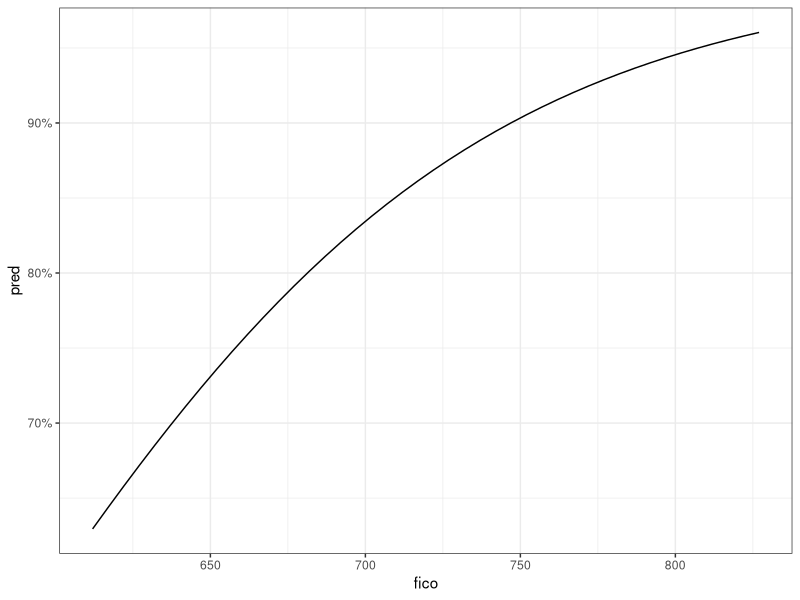
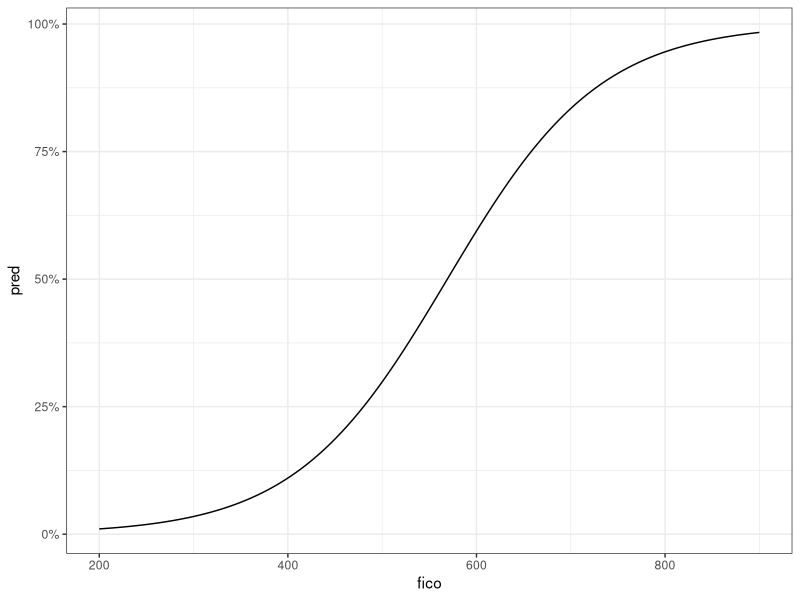
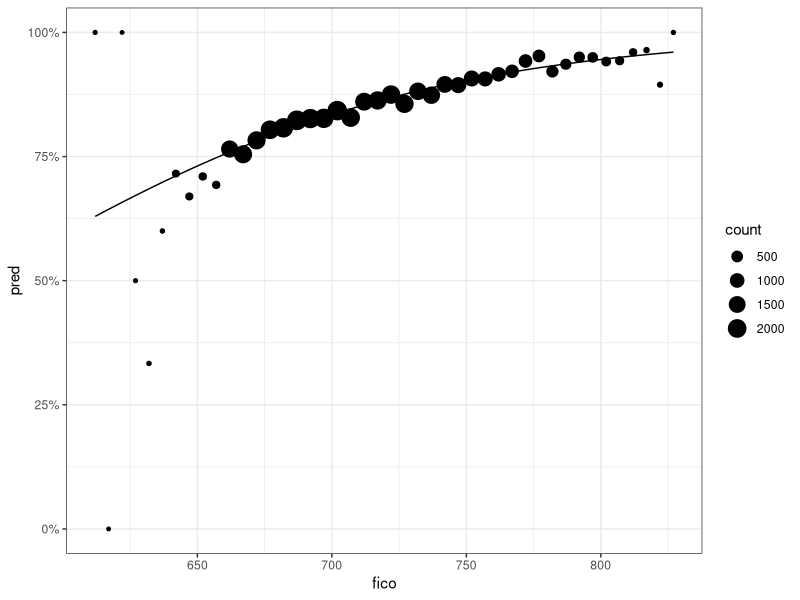
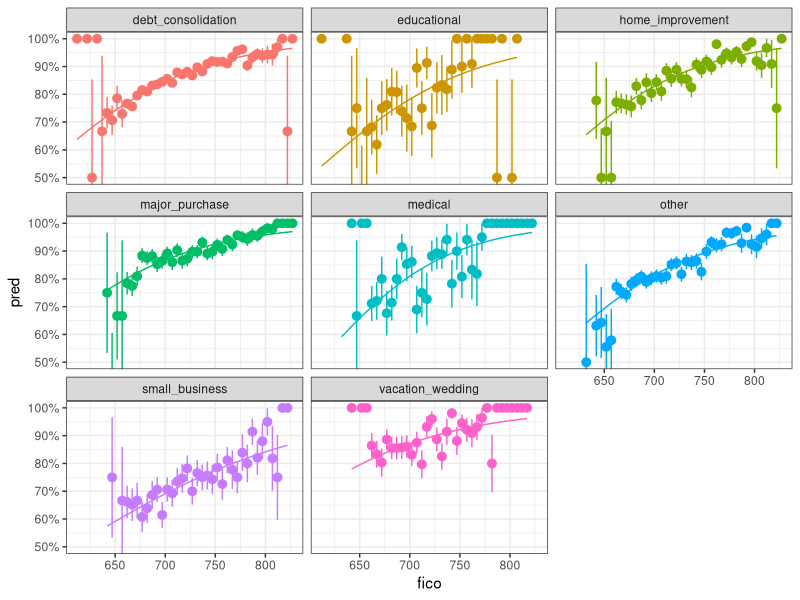

Write the R code that produced these figures, in order.
library(tidyverse)
library(modelr)
library(scales)

theme_set(theme_bw())

# read in the loan data
# cast the outcome to a factor
loan <- read_csv('lending_club_cleaned.csv') %>%
  mutate(good = as.factor(good))

# fit a simple model that predicts loan status from fico score
logit1 <- glm(good ~ fico, data = loan, family = "binomial")
summary(logit1)

# use the modelr functions to get predictions from the model
# note: unfortunately the add_predictions will give back log odds
# because it doesn't accept a type = "response" argument
# so we've named the column accordingly with the var = "log_odds"
# argument and then converted log_odds to a probability
# using the sigmoid function
loan %>%
  data_grid(fico) %>%
  add_predictions(logit1, var = "log_odds") %>%
  mutate(prob = 1 / (1 + exp(-log_odds)))
head(loan)

# here's an alternative way to do the same, but have the predict
# function do the work of applying the sigmoid funciton
# we've used the '.' to represent the incoming data frame
plot_data <- loan %>%
  data_grid(fico) %>%
  mutate(pred = predict(logit1, ., type = "response"))
head(plot_data)

# plot the fitted function, which only spans a small fico range
ggplot(plot_data, aes(x = fico, y = pred)) +
  geom_line() +
  scale_y_continuous(label = percent)

# create our own data to span a larger range
plot_data <- data.frame(fico = 200:900) %>%
  mutate(pred = predict(logit1, ., type = "response"))

# plot the fitted function over the larger fico range
ggplot(plot_data, aes(x = fico, y = pred)) +
  geom_line() +
  scale_y_continuous(label = percent)

# repeat this, but first compute the empirical fraction of
# loans that are good at each fico score
plot_data <- loan %>%
  group_by(fico) %>%
  summarize(count = n(),
            frac_good = mean(good == "good")) %>%
  ungroup() %>%
  mutate(pred = predict(logit1, ., type = "response"))

# add these as points to the plot
ggplot(plot_data, aes(x = fico, y = pred)) +
  geom_line() +
  geom_point(aes(x = fico, y = frac_good, size = count)) +
  scale_y_continuous(label = percent)

# fit a second model where we interact fico and the loan purpose
# to allow different effects of fico score by loan purpose
logit2 <- glm(good ~ fico * purpose, data = loan, family = "binomial")
summary(logit2)

# compute the empirical fraction of loans that are good
# at each fico score, for each purpose
plot_data <- loan %>%
  group_by(fico, purpose) %>%
  summarize(count = n(),
            frac_good = mean(good == "good"),
            se = sqrt(frac_good * (1 - frac_good) / count)) %>%
  ungroup() %>%
  mutate(pred = predict(logit2, ., type = "response"))

# plot the model, with facets and colors for each purpose
ggplot(plot_data, aes(x = fico, y = pred, color = purpose)) +
  geom_line() +
  geom_pointrange(aes(x = fico, y = frac_good, ymin = frac_good - se, ymax = frac_good + se)) +
  scale_y_continuous(label = percent) +
  coord_cartesian(ylim = c(.5, 1)) +
  facet_wrap(~ purpose) +
  theme(legend.position = "none")

# aside: it could be nice to add income to the model,
# but we have lots of missing income fields (~ half the data)
# we can handle this in a number of ways

# one is to assume everyone with missing income has median income
loan <- loan %>%
  mutate(income_median_patch = ifelse(is.na(income), median(income, na.rm = T), income))

# another is to bin income into quantiles so it's a factor
# and to add a level called 'missing' for people who are missing income
quantiles <- quantile(loan$income, seq(0, 1, 0.1), na.rm = T)
loan <- loan %>%
  mutate(income_binned = cut(income, quantiles),
         income_binned = ifelse(is.na(income_binned), 'missing', income_binned))

